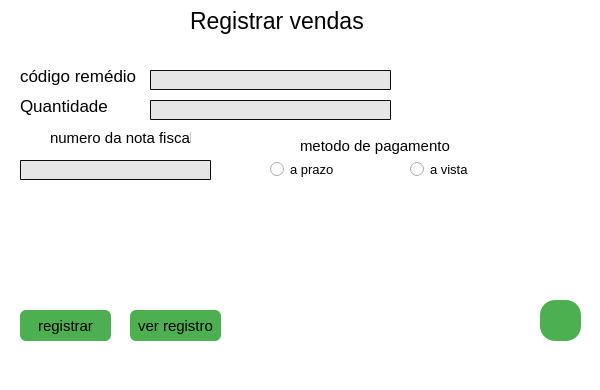
<?xml version="1.0" encoding="UTF-8"?>
<ui version="4.0">
 <class>MainWindow</class>
 <widget class="QMainWindow" name="MainWindow">
  <property name="geometry">
   <rect>
    <x>0</x>
    <y>0</y>
    <width>600</width>
    <height>390</height>
   </rect>
  </property>
  <property name="font">
   <font>
    <pointsize>8</pointsize>
   </font>
  </property>
  <property name="windowTitle">
   <string>MainWindow</string>
  </property>
  <property name="styleSheet">
   <string notr="true">background-color: rgb(255, 255, 255);</string>
  </property>
  <widget class="QWidget" name="centralwidget">
   <widget class="QPushButton" name="bt_registrar">
    <property name="geometry">
     <rect>
      <x>20</x>
      <y>310</y>
      <width>91</width>
      <height>31</height>
     </rect>
    </property>
    <property name="font">
     <font>
      <pointsize>11</pointsize>
     </font>
    </property>
    <property name="toolTip">
     <string>Registra e salva os dados inseridos</string>
    </property>
    <property name="styleSheet">
     <string notr="true">QPushButton{
padding: 5px 3px;
background-color: #4CAF50;
border-radius: 6px;
}


QPushButton:hover{
background-color: green;
}



QPushButton:pressed{
  background-color: #3e8e41;
}

</string>
    </property>
    <property name="text">
     <string>registrar</string>
    </property>
   </widget>
   <widget class="QLabel" name="label">
    <property name="geometry">
     <rect>
      <x>20</x>
      <y>60</y>
      <width>121</width>
      <height>31</height>
     </rect>
    </property>
    <property name="font">
     <font>
      <pointsize>13</pointsize>
     </font>
    </property>
    <property name="text">
     <string>código remédio</string>
    </property>
   </widget>
   <widget class="QLabel" name="label_2">
    <property name="geometry">
     <rect>
      <x>20</x>
      <y>90</y>
      <width>101</width>
      <height>31</height>
     </rect>
    </property>
    <property name="font">
     <font>
      <pointsize>13</pointsize>
     </font>
    </property>
    <property name="text">
     <string>Quantidade</string>
    </property>
   </widget>
   <widget class="QLabel" name="label_3">
    <property name="geometry">
     <rect>
      <x>50</x>
      <y>130</y>
      <width>141</width>
      <height>16</height>
     </rect>
    </property>
    <property name="font">
     <font>
      <pointsize>11</pointsize>
     </font>
    </property>
    <property name="text">
     <string>numero da nota fiscal</string>
    </property>
   </widget>
   <widget class="QLabel" name="label_4">
    <property name="geometry">
     <rect>
      <x>300</x>
      <y>130</y>
      <width>181</width>
      <height>31</height>
     </rect>
    </property>
    <property name="font">
     <font>
      <pointsize>11</pointsize>
     </font>
    </property>
    <property name="text">
     <string>metodo de pagamento</string>
    </property>
   </widget>
   <widget class="QLineEdit" name="le_codigo">
    <property name="geometry">
     <rect>
      <x>150</x>
      <y>70</y>
      <width>241</width>
      <height>20</height>
     </rect>
    </property>
    <property name="styleSheet">
     <string notr="true">QLineEdit{
font-size: 12px;
text-align: center;
border-radius: 1px;
background-color: rgb(230, 230, 230);
border: 1px solid  rgb(12, 12, 12);
}
</string>
    </property>
   </widget>
   <widget class="QLineEdit" name="le_qtd">
    <property name="geometry">
     <rect>
      <x>150</x>
      <y>100</y>
      <width>241</width>
      <height>20</height>
     </rect>
    </property>
    <property name="styleSheet">
     <string notr="true">QLineEdit{
font-size: 12px;
text-align: center;
border-radius: 1px;
background-color: rgb(230, 230, 230);
border: 1px solid  rgb(12, 12, 12);
}
</string>
    </property>
   </widget>
   <widget class="QLineEdit" name="le_nota">
    <property name="geometry">
     <rect>
      <x>20</x>
      <y>160</y>
      <width>191</width>
      <height>20</height>
     </rect>
    </property>
    <property name="styleSheet">
     <string notr="true">QLineEdit{
font-size: 12px;
text-align: center;
border-radius: 1px;
background-color: rgb(230, 230, 230);
border: 1px solid  rgb(12, 12, 12);
}
</string>
    </property>
    <property name="text">
     <string/>
    </property>
   </widget>
   <widget class="QRadioButton" name="rb_aprazo">
    <property name="geometry">
     <rect>
      <x>270</x>
      <y>160</y>
      <width>82</width>
      <height>18</height>
     </rect>
    </property>
    <property name="font">
     <font>
      <pointsize>10</pointsize>
     </font>
    </property>
    <property name="text">
     <string>a prazo</string>
    </property>
   </widget>
   <widget class="QRadioButton" name="rb_avista">
    <property name="geometry">
     <rect>
      <x>410</x>
      <y>160</y>
      <width>82</width>
      <height>18</height>
     </rect>
    </property>
    <property name="font">
     <font>
      <pointsize>10</pointsize>
     </font>
    </property>
    <property name="text">
     <string>a vista</string>
    </property>
   </widget>
   <widget class="QLabel" name="label_5">
    <property name="geometry">
     <rect>
      <x>190</x>
      <y>0</y>
      <width>231</width>
      <height>41</height>
     </rect>
    </property>
    <property name="font">
     <font>
      <pointsize>17</pointsize>
     </font>
    </property>
    <property name="text">
     <string>Registrar vendas</string>
    </property>
   </widget>
   <widget class="QLabel" name="lb_editavel">
    <property name="geometry">
     <rect>
      <x>150</x>
      <y>230</y>
      <width>201</width>
      <height>41</height>
     </rect>
    </property>
    <property name="font">
     <font>
      <pointsize>11</pointsize>
     </font>
    </property>
    <property name="text">
     <string/>
    </property>
    <property name="alignment">
     <set>Qt::AlignCenter</set>
    </property>
    <property name="wordWrap">
     <bool>true</bool>
    </property>
   </widget>
   <widget class="QPushButton" name="bt_ver_registro">
    <property name="geometry">
     <rect>
      <x>130</x>
      <y>310</y>
      <width>91</width>
      <height>31</height>
     </rect>
    </property>
    <property name="font">
     <font>
      <pointsize>11</pointsize>
     </font>
    </property>
    <property name="toolTip">
     <string>Ir para a tela de registros</string>
    </property>
    <property name="styleSheet">
     <string notr="true">QPushButton{
padding: 5px 3px;
background-color: #4CAF50;
border-radius: 6px;
}


QPushButton:hover{
background-color: green;
}



QPushButton:pressed{
  background-color: #3e8e41;
}

</string>
    </property>
    <property name="text">
     <string>ver registro</string>
    </property>
   </widget>
   <widget class="QPushButton" name="bt_voltar">
    <property name="geometry">
     <rect>
      <x>540</x>
      <y>300</y>
      <width>41</width>
      <height>41</height>
     </rect>
    </property>
    <property name="toolTip">
     <string>Voltar a tela de dashboard</string>
    </property>
    <property name="styleSheet">
     <string notr="true">
QPushButton{
padding: 5px 3px;
background-color: #4CAF50;
border-radius: 15px;
}


QPushButton:hover{
background-color: green;
}



QPushButton:pressed{
  background-color: #3e8e41;
}

</string>
    </property>
    <property name="text">
     <string/>
    </property>
    <property name="icon">
     <iconset>
      <normaloff>icons/sair.png</normaloff>icons/sair.png</iconset>
    </property>
    <property name="iconSize">
     <size>
      <width>30</width>
      <height>30</height>
     </size>
    </property>
   </widget>
  </widget>
  <widget class="QMenuBar" name="menubar">
   <property name="geometry">
    <rect>
     <x>0</x>
     <y>0</y>
     <width>600</width>
     <height>18</height>
    </rect>
   </property>
  </widget>
  <widget class="QStatusBar" name="statusbar"/>
 </widget>
 <resources/>
 <connections/>
</ui>
